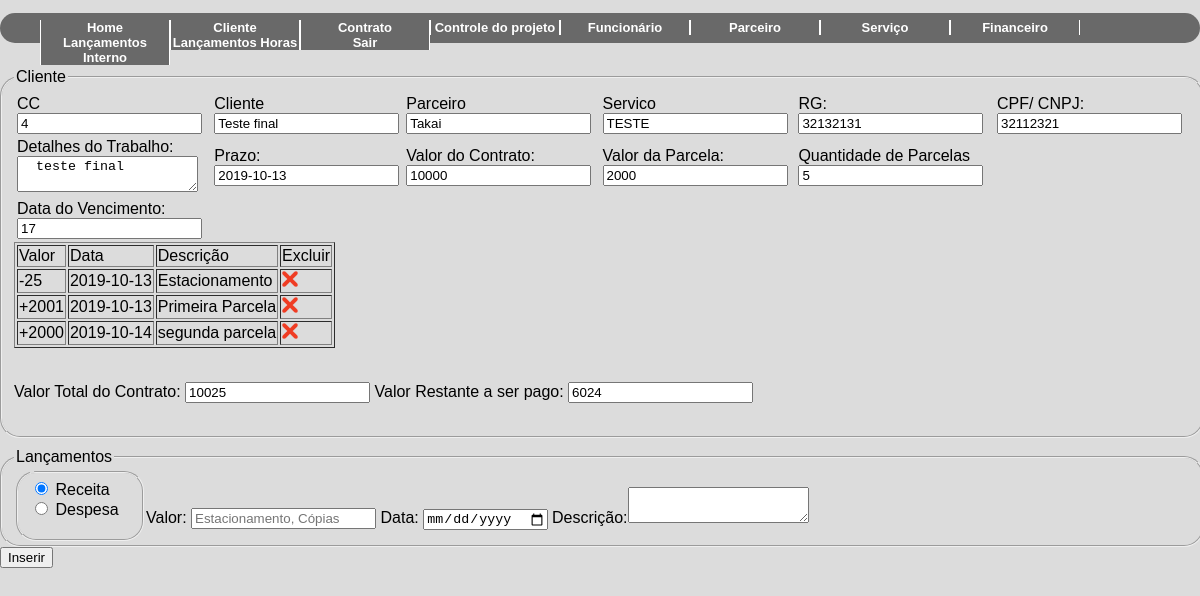
The app's page /lancamentos.php?acao=edit&func=4 (signed in) with its own data.
### tables this page shows
CREATE TABLE IF NOT EXISTS `cliente` (
  `id` int(11) NOT NULL AUTO_INCREMENT,
  `pessoa` varchar(8) DEFAULT NULL,
  `nome` varchar(50) DEFAULT NULL,
  `cpf` varchar(11) DEFAULT NULL,
  `rg` varchar(9) DEFAULT NULL,
  `cnpj` varchar(14) DEFAULT NULL,
  `razao` varchar(50) DEFAULT NULL,
  `inscricao` int(15) DEFAULT NULL,
  `representante` varchar(50) DEFAULT NULL,
  `sexo` varchar(1) DEFAULT NULL,
  `observacao` varchar(500) DEFAULT NULL,
  `id_parc` int(11) DEFAULT NULL,
  PRIMARY KEY (`id`),
  KEY `fk_parc` (`id_parc`)
);

CREATE TABLE IF NOT EXISTS `contrato` (
  `ID` int(11) NOT NULL AUTO_INCREMENT,
  `ID_Cliente` int(11) DEFAULT NULL,
  `ID_Servico` int(11) DEFAULT NULL,
  `Detalhes` varchar(500) DEFAULT NULL,
  `PRAZO` date DEFAULT NULL,
  `Valor` decimal(10,0) DEFAULT NULL,
  `qnt_parcela` decimal(10,0) DEFAULT NULL,
  `VENCIMENTO` varchar(2) DEFAULT NULL,
  PRIMARY KEY (`ID`),
  KEY `fk_cli` (`ID_Cliente`),
  KEY `fk_servi` (`ID_Servico`)
);

CREATE TABLE IF NOT EXISTS `parceiro` (
  `id_parc` int(11) NOT NULL AUTO_INCREMENT,
  `nome` varchar(50) NOT NULL,
  PRIMARY KEY (`id_parc`)
);

CREATE TABLE IF NOT EXISTS `servico` (
  `id` int(11) NOT NULL AUTO_INCREMENT,
  `servico` varchar(30) DEFAULT NULL,
  PRIMARY KEY (`id`)
);

CREATE TABLE IF NOT EXISTS `despesa_proj` (
  `ID` int(11) NOT NULL AUTO_INCREMENT,
  `ID_CONT` int(11) DEFAULT NULL,
  `id_cli` int(11) DEFAULT NULL,
  `DATA` date DEFAULT NULL,
  `VALOR` decimal(10,0) DEFAULT NULL,
  `descricao` varchar(100) DEFAULT NULL,
  PRIMARY KEY (`ID`),
  KEY `fk_conti` (`ID_CONT`),
  KEY `fk_cli_desp` (`id_cli`)
);

CREATE TABLE IF NOT EXISTS `receita_proj` (
  `ID` int(11) NOT NULL AUTO_INCREMENT,
  `ID_CONT` int(11) DEFAULT NULL,
  `id_cli` int(11) DEFAULT NULL,
  `DATA` date DEFAULT NULL,
  `VALOR` decimal(10,0) DEFAULT NULL,
  `descricao` varchar(100) DEFAULT NULL,
  PRIMARY KEY (`ID`),
  KEY `fk_cont` (`ID_CONT`),
  KEY `fk_cli_receita` (`id_cli`)
);

### classes/contrato.class.php (called while the page is built, shortened)
<?php
require_once 'Conexao.class.php';
require_once 'funcoes.class.php';
class Contrato{
    public function __construct(){
        $this->con = new conexao();
    }
    public function querySelecionalan($dado){
        try{
            $this->id = $dado;
            $cst = $this->con->conect()->prepare("SELECT contrato.ID as cc, cliente.id as id_cli, cliente.nome as nome_cli, cliente.rg as rg_cli, cliente.cpf as cpf_cli, contrato.Detalhes as detalhes, servico.servico as serico, parceiro.nome AS parceiro,
            contrato.PRAZO as prazo, contrato.Valor as valor, contrato.qnt_parcela as parcela, contrato.VENCIMENTO as vencimento from cliente INNER JOIN contrato ON contrato.ID_Cliente = cliente. ID INNER JOIN servico ON servico.id = contrato.ID_Servico INNER JOIN parceiro ON parceiro.id_parc = cliente.id_parc WHERE contrato.id = :id;");
            $cst->bindParam(":id", $this->id, PDO::PARAM_INT);
            $cst->execute();
            return $cst->fetch();
        } catch (PDOException $ex) {
            return 'error '.$ex->getMessage();
        }
    }
    public function querySelectDesp($id){
        try{
            $cst = $this->con->conect()->prepare("SELECT * FROM `despesa_proj` WHERE `ID_CONT` = $id");
            $cst->execute();
            return $cst->fetchAll();
        }catch(PDOException $ex){
        }
    }
    public function querySelectRec($id){
        try{
            $cst = $this->con->conect()->prepare("SELECT * FROM `receita_proj` WHERE `ID_CONT` = $id");
            $cst->execute();
            return $cst->fetchAll();
        }catch(PDOException $ex){
        }
    }
}
?>

### classes/Conexao.class.php (called while the page is built)
<?php
class conexao{
    private $usuario;
    private $senha;
    private $banco;
    private $servidor;
    private static $pdo;
    public function __construct(){
        $this->servidor = "localhost";
        $this->banco = "teste2";
        $this->usuario =  "root";
        $this->senha = "";
    }
    public function conect(){
        try{
            if(is_null(self::$pdo)){
                self::$pdo = new PDO("mysql:host=".$this->servidor.";dbname=".$this->banco, $this->usuario, $this->senha);
            }
            return self::$pdo;
        } catch (PDOException $ex) {
			echo $ex->getMessage();
        }
    }
}
?>

### classes/funcoes.class.php (called while the page is built, shortened)
<?php
class funcoes{
    public function tratarCaracter($vlr, $tipo){
        switch($tipo){
            case 1: $rst = utf8_decode($vlr); break;
            case 2: $rst = htmlentities($vlr, ENT_QUOTES, "ISO-8859-1"); break;
        }
        return $rst;
    }
}
?>

### classes/receita.class.php (called while the page is built, shortened)
<?php
require_once 'Conexao.class.php';
require_once 'funcoes.class.php';
class Receita{
    public function __construct(){
        $this->con = new conexao();
    }
    public function querySomadespesa($dados){
        try{
            $cst = $this->con->conect()->prepare("SELECT sum(VALOR) as despesa FROM despesa_proj WHERE ID_CONT = $dados");
            $cst -> execute();
            return $cst->fetch();
        }catch(PDOException $ex){
        }
    }
    public function querySomareceita($dados){
        try{
            $cst = $this->con->conect()->prepare("SELECT sum(VALOR) as receita FROM receita_proj WHERE ID_CONT = $dados");
            $cst -> execute();
            return $cst->fetch();
        }catch(PDOException $ex){
        }
    }
}
?>

### lancamentos.php (the view, shortened to what this page needs)
<!DOCTYPE html>
<?php
    require_once 'classes/funcoes.class.php';
    require_once 'classes/receita.class.php';
    require_once 'classes/contrato.class.php';
    $objFc = new Funcoes();
    $objfn = new Receita();
    $objct = new Contrato();
    if(isset($_GET['acao'])){
        switch($_GET['acao']){
            case 'edit': $func = $objct->querySelecionalan($_GET['func']);
                        $desp = $objfn->querySomadespesa($_GET['func']);
                        $recei = $objfn->querySomareceita($_GET['func']);
            break;
        }
    }
?>
<html lang="pt-br">
<head>
    <link rel="stylesheet" type="text/css" href="style/style2.css">
</head>
<body>
<?php include_once("header.php"); ?>
        <div style="height:180px">
            <fieldset id="dadosFin" style="height:350px;  float:left; margin-top: 10px; margin-left:auto; margin-right: auto;  width:98%; border-radius:20px 20px 20px 20px ">
                <legend>Cliente</legend>
                <form action="" method = "POST">
                    <table style="HEIGHT:100%; WIDTH:100%;">
                        <tr align="left " bottom="middle ">
                            <td> CC <input type="text"  value="<?=$objFc->tratarCaracter((isset($func['cc']))?($func['cc']):(''), 2)?>" name='id_cont'> </td>
                            <td> Cliente  <input type="text"  value="<?=$objFc->tratarCaracter((isset($func['nome_cli']))?($func['nome_cli']):(''), 2)?>" id="search0 " maxlength="5 " placeholder="CLIENTE "></td>
                            <td> Parceiro <input type="text"  value="<?=$objFc->tratarCaracter((isset($func['parceiro']))?($func['parceiro']):(''), 2)?>" id="search0 " maxlength="5 " placeholder="CLIENTE "></td>
                            <td> Servico  <input type="text"  value="<?=$objFc->tratarCaracter((isset($func['serico']))?($func['serico']):(''), 2)?>" id="search0 " maxlength="5 " placeholder="CLIENTE "> </td>
                            <td><label for="cRG ">RG: </label><input type="number" value="<?=$objFc->tratarCaracter((isset($func['rg_cli']))?($func['rg_cli']):(''), 2)?>"name="tRG " id="cRG " size="10 " maxlength="10 " placeholder="00.000.000-0 " /></td>
                            <td><label for="cCC ">CPF/ CNPJ: </label><input type="number"  value="<?=$objFc->tratarCaracter((isset($func['cpf_cli']))?($func['cpf_cli']):(''), 2)?>" name="tCC " id="cCC " size="14 " maxlength="14 " placeholder="000.000.000-00 " /></td>
                        </tr>
                        <tr>
                        <?php
                        $valorparcela = $func['valor'] / $func['parcela']; ?>
                            <td><label for="dTrabalho ">Detalhes do Trabalho:</label><textarea id="dTrabalho" name="detalhes" rows="0" cols="20" maxlength="20"> <?=$objFc->tratarCaracter((isset($func['detalhes']))?($func['detalhes']):(''), 2)?>  </textarea></td>
                            <td><label for="cPrazo ">Prazo:</label><input type="text" value="<?=$objFc->tratarCaracter((isset($func['prazo']))?($func['prazo']):(''), 2)?>" name="prazo"></td>
                            <td><label for="cValorT ">Valor do Contrato: </label> <input type="number" value="<?=$objFc->tratarCaracter((isset($func['valor']))?($func['valor']):(''), 2)?>"  name="tValorT " id="cValorT " min="0 " max="99999 " placeholder="R$1.000 " /></td>
                            <td><label for="cValorP ">Valor da Parcela: </label><input type="number" name="tValorT" id="cValorT" value="<?php echo($valorparcela); ?>" min="0 " max="99999 " placeholder="R$1.000 " /></td>
                            <td><label for="cParcelas ">Quantidade de Parcelas </label> <input type="number" value="<?=$objFc->tratarCaracter((isset($func['parcela']))?($func['parcela']):(''), 2)?>"  name="tValorT " id="cValorT " min="0 " max="99999 " placeholder="R$1.000 " /> </td>
                        </tr>
                        <tr>
                            <td>Data do Vencimento:<input type="text" value="<?=$objFc->tratarCaracter((isset($func['vencimento']))?($func['vencimento']):(''), 2)?>"  /></td>
                        </tr>
                    </table>
                    <table border="1">
                        <thead>
                            <tr>
                                <td> Valor </td>
                                <td> Data </td>
                                <td> Descrição  </td>
                                <td> Excluir  </td>
                            </tr>
                        </thead>
                        <?php
                            $rec = $objct->querySelectRec($_GET['func']);
                            $des = $objct->querySelectDesp($_GET['func']);
                            array_map (function($rec,$des){
                                require_once 'classes/funcoes.class.php';
                                require_once 'classes/receita.class.php';
                                require_once 'classes/contrato.class.php';
                                $objFc = new Funcoes();
                        ?>
                        <tbody>
                            <?php if ($des['VALOR'] != ''){ ?>
                                <tr>
                                    <td><?php echo ('-'.$objFc->tratarCaracter($des['VALOR'], 2));        ?></td>
                                    <td><?php echo ($objFc->tratarCaracter($des['DATA'],1));    ?></td>
                                    <td><?php echo ($objFc->tratarCaracter($des['descricao'],1));    ?></td>
                                    <td> <div class="excluir"> <a href="?acao=deld&func=<?=$objFc->tratarCaracter($_GET['func'], 1)?>&delet=<?=$des['ID']?>" /> <img src="img/ico-excluir.png" width="16" height="16" alt="Excluir"></a></div> </td>
                                </tr>
                            <?php
                            } if ($rec['VALOR'] != ''){ ?>
                                <tr>
                                        <td><?php echo ('+'.$objFc->tratarCaracter($rec['VALOR'], 2));        ?></td>
                                        <td><?php echo ($objFc->tratarCaracter($rec['DATA'],1));    ?></td>
                                        <td><?php echo ($objFc->tratarCaracter($rec['descricao'],1));    ?></td>
                                        <td> <div class="excluir"> <a href="?acao=delr&func=<?=$objFc->tratarCaracter($_GET['func'], 1)?>&delet=<?=$rec['ID']?>" /> <img src="img/ico-excluir.png" width="16" height="16" alt="Excluir"></a></div> </td>
                                    </tr>
                            <?php
                            }
                            }, $rec,$des); ?>
                        </tbody>
                    </table>
                    <br><p>
                    <?php
                        $contrato =  $func['valor'];
                        $receita = $recei['receita'];
                        $despesa = $desp['despesa'];
                        $valortotal = $contrato+$despesa;
                        $final = $valortotal - $receita;
                    ?>
                    Valor Total do Contrato:  <input type="number" readonly="true" name="tValorT " id=""    value="<?php echo($valortotal); ?>" min="0 " max="99999 " placeholder="R$1.000 " />
                    Valor Restante a ser pago: </label> <input type="number" readonly="true" name="tValorT" value="<?php echo($final); ?>" id="cValorT " min="0 " max="99999 " placeholder="R$1.000 " /></td>
            </fieldset>
            <div style="height:80px ">
                <fieldset id="dadosFin " style="height:80px; float:left; margin-top: 10px; margin-left:auto; margin-right: auto; width:98%; border-radius:20px 20px 20px 20px ">
                    <legend>Lançamentos</legend>
                    <fieldset id="receitas"  name="receitas"  style="position: relative; height: 50px; float:left; width:100px; top:0px; border-radius:20px 20px 20px 20px">
                                    <input type="radio" name="receitas" id="e" value="S" CHECKED /><label for="e" > Receita </label><br>
                                    <input type="radio" name="receitas" id="f" value="N"  <?php $enderecobb='' ?>  /><label for="f"> Despesa </label>
                    </fieldset><p>
                                Valor: <input type="text " name="valoor" size="20 " maxlength="20 " placeholder="Estacionamento, Cópias " /></td>
                                Data: <input type="date" name="data" >
                                Descrição:<textarea id="dTrabalho " rows="0 " cols="20 " maxlength="20 " name="descricao"></textarea>
                </fieldset>
                <br><p><br>
            </div>
             <p><input type="submit" name="insert" value="Inserir">
</body>
</html>

### Style/style2.css (style rules this page uses)
html { width: 100%; height: 100% }
body { margin: 0; background-color: #DCDCDC; font-family: 'Trebuchet MS', 'Lucida Sans Unicode', 'Lucida Grande', 'Lucida Sans', Arial, sans-serif }

### Style/style.css (style rules this page uses)
body { background-color: #DCDCDC; }

### records on screen
cliente: id_cont "4", nome "Teste final", id_parc.nome "Takai", servico "TESTE", rg "32132131", cpf "32112321", detalhes "teste final", prazo "2019-10-13", Valor "10000", tValorT "2000", qnt_parcela "5", VENCIMENTO "17"
despesa_proj: VALOR "25", DATA "2019-10-13", descricao "Estacionamento"
receita_proj: VALOR "2001", DATA "2019-10-13", descricao "Primeira Parcela"
receita_proj: VALOR "2000", DATA "2019-10-14", descricao "segunda parcela"
